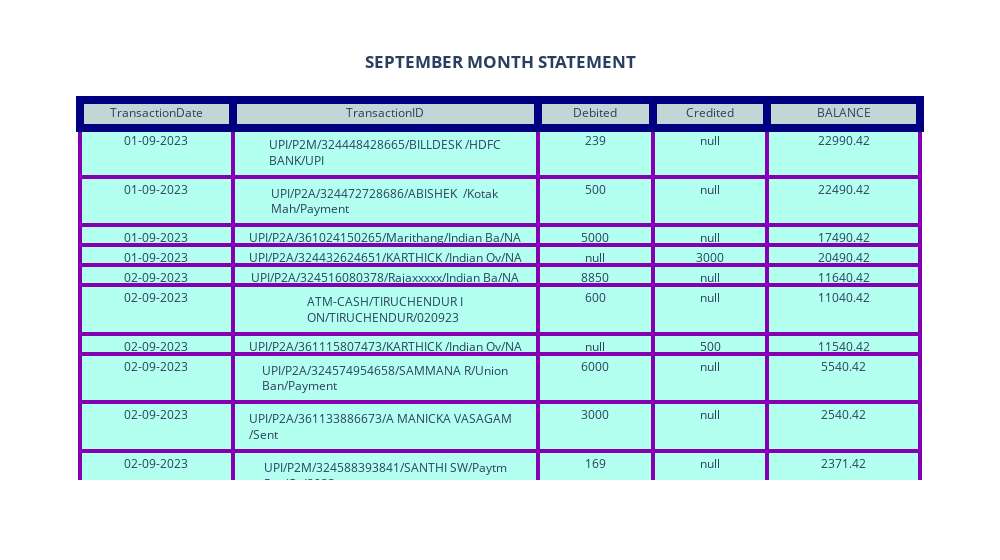

Notebook cell for this chart:
### Code cell
#creating table plot to display whole clened dataset(dd1)
trace=go.Table(
header=dict(
values=dd1.columns,
fill=dict(color='rgb(194, 214, 214)'),
align='center',
line=dict(color='rgb(0, 0, 128)',width=8)
),
cells=dict(
values=[dd1['TransactionDate'],dd1['TransactionID'],dd1['Debited'],dd1['Credited'],dd1['BALANCE']],
fill=dict(color='rgb(179, 255, 240)'),
align='center',
line=dict(color='#8600b3',width=4)
),
# Adjust columnwidth values as needed
    columnwidth=[200,400,150,150,200]
)
layout=go.Layout(
title=dict(text="<b>SEPTEMBER MONTH STATEMENT</b>",
        x=0.5,y=0.9),
     width=1000,#total width of the table
#autosize=False,
)
figure=go.Figure(trace,layout=layout)
figure.show()

### Figure 1 — Plotly figure (JSON) as saved in the notebook; plotly's stock layout.template omitted (floating-point values rounded to 4 significant figures; data arrays with more than 128 entries replaced by an {"elided": "..."} marker saying what was removed)
{"data": [{"cells": {"align": "center", "fill": {"color": "rgb(179, 255, 240)"}, "line": {"color": "#8600b3", "width": 4}, "values": {"elided": "5x72 mixed values"}}, "columnwidth": [200, 400, 150, 150, 200], "header": {"align": "center", "fill": {"color": "rgb(194, 214, 214)"}, "line": {"color": "rgb(0, 0, 128)", "width": 8}, "values": ["TransactionDate", "TransactionID", "Debited", "Credited", "BALANCE"]}, "type": "table"}], "layout": {"title": {"text": "<b>SEPTEMBER MONTH STATEMENT</b>", "x": 0.5, "y": 0.9}, "width": 1000}}
